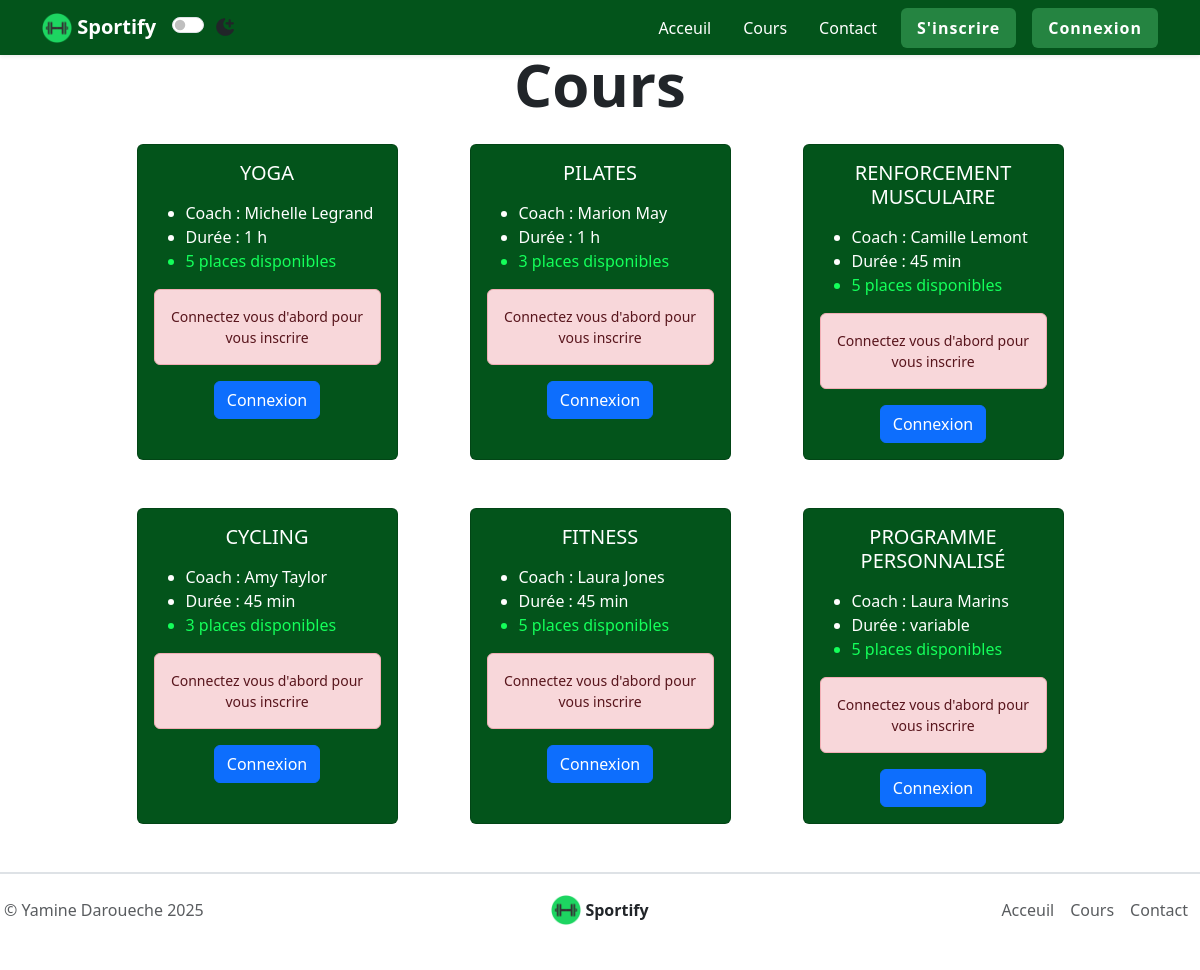
The page /index.php?action=courses on the database its author committed.
### tables this page shows
CREATE TABLE IF NOT EXISTS courses (
    id INT NOT NULL AUTO_INCREMENT PRIMARY KEY,
    title VARCHAR(50),
    coach VARCHAR(50), 
    duration TIME,
    has_levels BOOLEAN,
    nb_places_remaining INT
);

### src/controllers/courses.php (called while the page is built, shortened)
<?php
require_once("src/models/courses.php");
class Courses {
    public function display(bool $isConnected): void {
        $courses = (new CoursesRepository())->getCourses();
        require_once("templates/courses.php");
    }
}

### src/lib/mysql.php (called while the page is built, shortened)
<?php
class Server {
    private string $host = "localhost";
    private string $login = "root";
    private string $password = '';
    public function getHost(): string {
        return $this->host;
    }
    public function getLogin(): string {
        return $this->login;
    }
    public function getPassword(): string {
        return $this->password;
    }
}
class Database {
    private ?\PDO $connection;
    function __construct($dbName) {
        $server = new Server();
        $this->connection = new \PDO(
            "mysql:host={$server->getHost()};dbname={$dbName};charset=utf8",
            $server->getLogin(),
            $server->getPassword(),
            [\PDO::ATTR_ERRMODE => \PDO::ERRMODE_EXCEPTION]
        );
    }
    public function getConnection(): \PDO {
        return $this->connection;
    }
}

### src/models/courses.php (called while the page is built, shortened)
<?php
require_once("src/lib/mysql.php");
class CoursesRepository {
    private ?\PDO $dbConnection;
    function __construct() {
        $this->dbConnection = (new Database("sportify"))->getConnection();
    }
    public function getCourses(): array {
        $statementGetCourses = $this->dbConnection->prepare(
            "SELECT id, title, coach, DATE_FORMAT(duration, '%k h %i min') as duration_format, nb_places_remaining, has_levels
            FROM courses"
        );
        $statementGetCourses->execute();
        $courses = [];
        while ($row = $statementGetCourses->fetch()) {
            $courses[] = [
                "id" => $row["id"],
                "title" => $row["title"],
                "coach" => $row["coach"],
                "duration" => ($row["duration_format"] !== NULL) ? formatDuration($row["duration_format"]) : '',
                "nbPlacesRemaining" => $row["nb_places_remaining"],
                "hasLevels" => $row["has_levels"],
            ];
        };
        return $courses;
    }
}
function formatDuration(string $time): string {
    if ($time[0] === "0") {
        return "{$time[4]}{$time[5]} min";
    }
    return "{$time[0]} h";
}

### templates/courses.php (the view, shortened to what this page needs)
    <main id="courses" class="mt-5">
        <h1 class="mb-4 text-center">Cours</h1>
        <div class="container mb-5">
            <div class="mb-5 row justify-content-center align-items-center align-items-md-stretch gap-5">
                <?php foreach ($courses as $course): ?>
                    <div class="col-12 col-lg-3 d-flex justify-content-center text-center">
                        <div class="col-9 col-lg-12 card course-card">
                            <div class="card-body">
                                <h5 class="card-title text-uppercase"><?= $course["title"] ?></h5>
                                <div class="card-text my-3">
                                    <ul class="text-start">
                                        <li>Coach : <?= $course["coach"] ?></li>
                                        <li>Durée : <?= $course["duration"] ? $course["duration"] : "variable" ?></li>
                                        <?php if ($course["nbPlacesRemaining"] > 0): ?>
                                            <li class="places-remaining">
                                                <?= $course["nbPlacesRemaining"] ?> places disponibles
                                            </li>
                                        <?php else: ?>
                                            <li class="places-remaining text-danger">COMPLET</li>
                                        <?php endif; ?>
                                    </ul>
                                </div>
                                <?php if ($isConnected): ?>
                                    <?php if ($course["nbPlacesRemaining"] > 0): ?>
                                        <a
                                        href="index.php?action=course-registration&course=<?= str_replace(' ', '-', $course["title"]) ?>"
                                        class="btn btn-primary"
                                        role="button"
                                        >
                                            Réserver
                                        </a>
                                    <?php else: ?>
                                        <button class="btn btn-primary" disabled>
                                            Réserver
                                        </button>
                                    <?php endif; ?>
                                <?php else: ?>
                                    <div class="mb-3 small alert alert-danger">
                                        Connectez vous d'abord pour vous inscrire
                                    </div>
                                    <a href="index.php?action=signin" class="btn btn-primary" role="button">
                                        Connexion
                                    </a>
                                <?php endif; ?>
                            </div>
                        </div>
                    </div>
                <?php endforeach; ?>
            </div>
        </div>
    </main>
<?php $content = ob_get_clean(); ?>
<?php require_once("templates/layout/layout.php"); ?>

### index.php (shortened to what this page needs)
<?php
require_once("src/controllers/courses.php");
require_once("src/lib/mysql.php");
try {
    $isClientConnected = isset($_SESSION["client"]);
    if (isset($_GET["action"]) && $_GET["action"] !== "") {
        $action = htmlspecialchars($_GET["action"]);
        switch ($action) {
            case "courses":
                (new Courses())->display($isClientConnected);
                break;
        }
    } else {
        (new Homepage())->display($isClientConnected);
    }
} catch (Exception $error) {
    die($error->getMessage());
}

### templates/layout/layout.php (shortened to what this page needs)
<!DOCTYPE html>
<html lang="fr">
<head>
    <link rel="stylesheet" href="assets/styles/bootstrap.css">
    <link rel="stylesheet" href="assets/styles/styles.css">
</head>
<body>
    <?php require_once("templates/layout/header.php"); ?>
    <?= $content ?>
    <?php require_once("templates/layout/footer.php"); ?>
</body>
</html>

### templates/layout/header.php (shortened to what this page needs)
<?php $isClientConnected = isset($_SESSION["client"]); ?>
<header id="header">
    <nav id="nav" class="navbar navbar-expand-lg fixed-top shadow-sm">
        <div class="container">
            <a class="navbar-brand fw-bold" href="index.php">
                <img src="assets/images/logo.png" alt="logo de Sportify" width="30" class="d-inline-block align-text-top">
                Sportify
            </a>
            <div class="form-check form-switch">
                <label id="ligh-switch-label" class="form-check-label" for="light-switch">
                </label>
                <input
                class="form-check-input"
                type="checkbox"
                id="light-switch"
                name="light-switch"
                />
            </div>
            <div class="collapse navbar-collapse" id="navbarSupportedContent">
                <ul class="navbar-nav ms-auto gap-3">
                    <li class="nav-item">
                        <a class="nav-link active" aria-current="page" href="index.php">Acceuil</a>
                    </li>
                    <li class="nav-item">
                        <a class="nav-link" href="index.php?action=courses">Cours</a>
                    </li>
                    <li class="nav-item">
                        <a class="nav-link" href="index.php?action=contact">Contact</a>
                    </li>
                    <?php if ($isClientConnected): ?>
                        <a
                        role="button"
                        href="index.php?action=quotation"
                        class="btn nav-btn cta-btn"
                        >
                            Devis
                        </a>
                        <a
                        role="button"
                        href="index.php?action=logout"
                        class="btn nav-btn cta-btn"
                        >
                            Déconnexion
                        </a>
                    <?php else: ?>
                        <a
                        role="button"
                        href="index.php?action=signup"
                        class="btn nav-btn cta-btn"
                        >
                            S'inscrire
                        </a>
                        <a
                        role="button"
                        id="navBtnSignin"
                        href="index.php?action=signin"
                        class="btn nav-btn cta-btn"
                        >
                            Connexion
                        </a>
                    <?php endif; ?>
                </ul>
            </div>
        </div>
    </nav>
</header>

### templates/layout/footer.php
<footer id="footer" class="px-1 d-flex flex-wrap justify-content-between align-items-center py-3 my-4 border-top border-2">
    <p class="col-md-4 mb-0 text-body-secondary">© Yamine Daroueche 2025</p>
    <a href="index.php" id="footer-logo" class="mt-2 mt-lg-0 col-md-4 d-flex gap-1 align-items-center justify-content-center mb-3 mb-md-0 me-md-auto text-body fw-bold text-decoration-none" aria-label="Sportify">
        <img src="assets/images/logo.png" alt="logo de Sportify" width="30" class="d-inline-block align-text-top">
        Sportify
    </a>
    <ul class="nav col-md-4 justify-content-end">
      <li class="nav-item"><a href="index.php" class="nav-link px-2 text-body-secondary">Acceuil</a></li>
      <li class="nav-item"><a href="index.php?action=courses" class="nav-link px-2 text-body-secondary">Cours</a></li>
      <li class="nav-item"><a href="index.php?action=contact" class="nav-link px-2 text-body-secondary">Contact</a></li>
    </ul>
</footer>

### assets/styles/styles.css (style rules this page uses)
:root { --color-primary: #14ff5a; --color-secondary: #258441; --color3: #15e653; --color-bg: #03541b; --color5: #76b087; }
body { transition: 0.5s ease; }
main { margin-top: 55px; }
h1 { font-size: 60px; margin: 0; font-weight: 900; }
.cta-btn { margin: 0; padding: 0 1rem; height: 40px; display: flex; justify-content: center; align-items: center; letter-spacing: 1px; font-weight: 700; color: #fff; background-color: var(--color-secondary); border: none; cursor: pointer; }

### rows shown on the page
courses: title "YOGA", coach "Michelle Legrand", duration "1 h", nb_places_remaining "5"
courses: title "PILATES", coach "Marion May", duration "1 h", nb_places_remaining "3"
courses: title "RENFORCEMENT MUSCULAIRE", coach "Camille Lemont", duration "45 min", nb_places_remaining "5"
courses: title "CYCLING", coach "Amy Taylor", duration "45 min", nb_places_remaining "3"
courses: title "FITNESS", coach "Laura Jones", duration "45 min", nb_places_remaining "5"
courses: title "PROGRAMME PERSONNALISÉ", coach "Laura Marins", shows "variable", nb_places_remaining "5"
